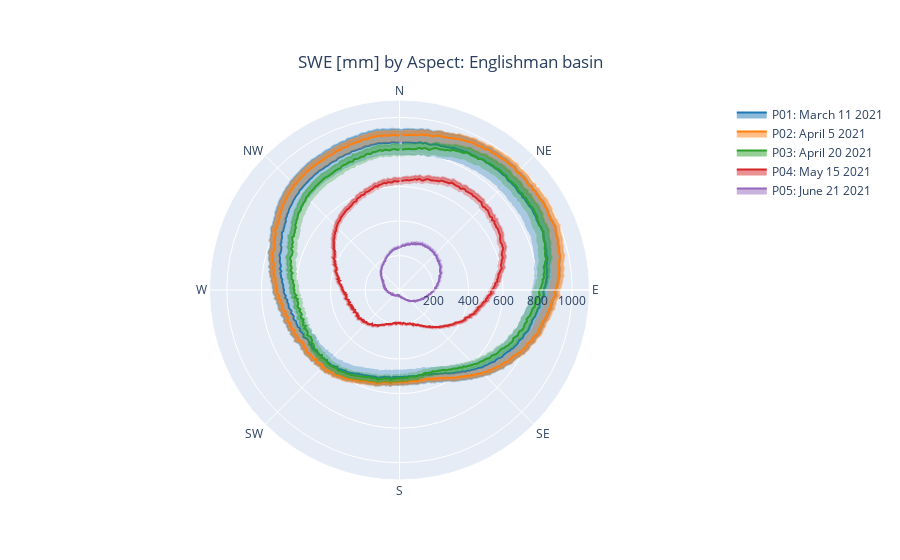

The code cell stored with this chart in its notebook:
### Code cell
#Graphs for SWE line plot by aspect using plotly
#define colours

pal = sns.color_palette()
clist = pal.as_hex()

#hex to rgb testing
import matplotlib.colors as colors

def hex_to_rgb(clist):
    #converting seaborne colors to hex value
    rgb_list = []
    new_list = []
    #converting the list of hex values to rgb - this changes decimal to number
    for h in clist:
        rgb = colors.hex2color(h)
        color = list([int(255*x) for x in rgb])
    #this line is appending a transparency value
        color.append(0.3)
        tuplecolor = tuple(color)
        rgb_list.append(tuplecolor)
    
    for x in rgb_list:
        new_list.append("rgba" + str(x))
    return(new_list)

color_error = hex_to_rgb(clist) #need to input a list of hex values here

display(color_error[2])
#rgb(31,119,180,0.5)

dates = ["P01: March 11 2021", "P02: April 5 2021", "P03: April 20 2021", "P04: May 15 2021", "P05: June 21 2021"]

def wv_aspect_polar_line(df,wshed,basin_name,dates,clist,color_error):
    sns.set_style("darkgrid")
    
    df["Asp"].replace({0: 360}, inplace=True)
    
    avg_swe = round(df.groupby(by=["Asp", "Phase"],as_index=True)[["swe_mm","swe_lm", "swe_hm"]].mean(),2)
    avg_wv = round(df.groupby(by=["Asp", "Phase"],as_index=True)[["water_vol", "lower_wv", "upper_wv"]].sum(),2)
    df=pd.concat([avg_swe,avg_wv],axis=1)
    df = df.reset_index(drop=False)
    print(df)
    df = df[df["Asp"]>=0] #This removes the flat areas from graph

    
    #variables per each phase
    p01 = df[df["Phase"]=="P01"]
    p02 = df[df["Phase"]=="P02"]
    p03 = df[df["Phase"]=="P03"]
    p04 = df[df["Phase"]=="P04"]
    p05 = df[df["Phase"]=="P05"]


    #This is a great hack to convert the sns color palette to plotly
    pal = sns.color_palette()
    clist = pal.as_hex()
    title = "SWE [mm] by Aspect: " + watershed + " basin"
    swe_max = round((p02["swe_hm"].max()+100),-2)
    print(swe_max)

    #set the layout parameters for figure
    layout = go.Layout(polar=dict(
    angularaxis = dict(thetaunit="degrees",
            dtick=45,
             rotation=90,
             direction='clockwise',
             tickmode="array",
             tickvals=[0, 45, 90, 135, 180, 225, 270, 315],
             ticktext=["N", "NE", "E", "SE", "S", "SW", "W", "NW"])
         ,radialaxis=dict(range=[1,swe_max]))
     )

    fig = go.Figure(layout=layout)

    fig.update_layout(
    title={
        'text': title,
        'y':0.9,
        'x':0.5,
        'xanchor': 'center',
        'yanchor': 'top'})

    def add_trace(phase, color_number, name):
        fig.add_trace(go.Scatterpolar(
                     r = phase['swe_hm'],
                     theta = phase['Asp'],
                     mode = "lines",
                    showlegend=False,
                     line_color = color_error[color_number]
            ))
        fig.add_trace(go.Scatterpolar(
            r = phase['swe_mm'],
            theta = phase['Asp'],
            mode = 'lines',
            fill="tonext",
            name=name,
            line_color = clist[color_number]
            ))
                      
        fig.add_trace(go.Scatterpolar(
            r = phase['swe_lm'],
            theta = phase['Asp'],
            mode = 'none',
            fill="tonext",
            showlegend=False,
            fillcolor = color_error[color_number]
            )
                    )

    
    #call functions  to add lines to graph
    phase1 = add_trace(p01,0, dates[0])
    phase2 = add_trace(p02,1, dates[1])
    phase3=add_trace(p03,2,dates[2])
    phase4=add_trace(p04,3,dates[3])
    phase5=add_trace(p05,4,dates[4])
    
    #Add errpr bars to graph
    
    fig.show()
    fig.write_image("outputs/" + wshed + "polar_total_swemm.png")

wv_aspect_polar_line(aspect,wshed,basin_name,dates,clist,color_error)

### Figure 1 — Plotly figure (JSON) as saved in the notebook; plotly's stock layout.template omitted (floating-point values rounded to 4 significant figures; data arrays with more than 128 entries replaced by an {"elided": "..."} marker saying what was removed)
{"data": [{"line": {"color": "rgba(31, 119, 180, 0.3)"}, "mode": "lines", "r": {"elided": "360 float values"}, "showlegend": false, "theta": {"elided": "360 int values"}, "type": "scatterpolar"}, {"fill": "tonext", "line": {"color": "#1f77b4"}, "mode": "lines", "name": "P01: March 11 2021", "r": {"elided": "360 float values"}, "theta": {"elided": "360 int values"}, "type": "scatterpolar"}, {"fill": "tonext", "fillcolor": "rgba(31, 119, 180, 0.3)", "mode": "none", "r": {"elided": "360 float values"}, "showlegend": false, "theta": {"elided": "360 int values"}, "type": "scatterpolar"}, {"line": {"color": "rgba(255, 127, 14, 0.3)"}, "mode": "lines", "r": {"elided": "360 float values"}, "showlegend": false, "theta": {"elided": "360 int values"}, "type": "scatterpolar"}, {"fill": "tonext", "line": {"color": "#ff7f0e"}, "mode": "lines", "name": "P02: April 5 2021", "r": {"elided": "360 float values"}, "theta": {"elided": "360 int values"}, "type": "scatterpolar"}, {"fill": "tonext", "fillcolor": "rgba(255, 127, 14, 0.3)", "mode": "none", "r": {"elided": "360 float values"}, "showlegend": false, "theta": {"elided": "360 int values"}, "type": "scatterpolar"}, {"line": {"color": "rgba(44, 160, 44, 0.3)"}, "mode": "lines", "r": {"elided": "360 float values"}, "showlegend": false, "theta": {"elided": "360 int values"}, "type": "scatterpolar"}, {"fill": "tonext", "line": {"color": "#2ca02c"}, "mode": "lines", "name": "P03: April 20 2021", "r": {"elided": "360 float values"}, "theta": {"elided": "360 int values"}, "type": "scatterpolar"}, {"fill": "tonext", "fillcolor": "rgba(44, 160, 44, 0.3)", "mode": "none", "r": {"elided": "360 float values"}, "showlegend": false, "theta": {"elided": "360 int values"}, "type": "scatterpolar"}, {"line": {"color": "rgba(214, 39, 40, 0.3)"}, "mode": "lines", "r": {"elided": "360 float values"}, "showlegend": false, "theta": {"elided": "360 int values"}, "type": "scatterpolar"}, {"fill": "tonext", "line": {"color": "#d62728"}, "mode": "lines", "name": "P04: May 15 2021", "r": {"elided": "360 float values"}, "theta": {"elided": "360 int values"}, "type": "scatterpolar"}, {"fill": "tonext", "fillcolor": "rgba(214, 39, 40, 0.3)", "mode": "none", "r": {"elided": "360 float values"}, "showlegend": false, "theta": {"elided": "360 int values"}, "type": "scatterpolar"}, {"line": {"color": "rgba(148, 103, 189, 0.3)"}, "mode": "lines", "r": {"elided": "360 float values"}, "showlegend": false, "theta": {"elided": "360 int values"}, "type": "scatterpolar"}, {"fill": "tonext", "line": {"color": "#9467bd"}, "mode": "lines", "name": "P05: June 21 2021", "r": {"elided": "360 float values"}, "theta": {"elided": "360 int values"}, "type": "scatterpolar"}, {"fill": "tonext", "fillcolor": "rgba(148, 103, 189, 0.3)", "mode": "none", "r": {"elided": "360 float values"}, "showlegend": false, "theta": {"elided": "360 int values"}, "type": "scatterpolar"}], "layout": {"polar": {"angularaxis": {"direction": "clockwise", "dtick": 45, "rotation": 90, "thetaunit": "degrees", "tickmode": "array", "ticktext": ["N", "NE", "E", "SE", "S", "SW", "W", "NW"], "tickvals": [0, 45, 90, 135, 180, 225, 270, 315]}, "radialaxis": {"range": [1, 1100]}}, "title": {"text": "SWE [mm] by Aspect: Englishman basin", "x": 0.5, "xanchor": "center", "y": 0.9, "yanchor": "top"}}}
